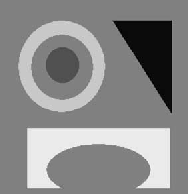
#> input picture Midterm-HW/Synthetic_image.png, 188 x 194 px
$ jupyter execute Q2-Anisotropic-diffusion.ipynb
#> lines starting #> are read from the running program, lines starting #| are printed output that depends on the picture
#### Question 2 - Anisotropic Diffusion

[cell 1]
import numpy as np
import matplotlib.pyplot as plt
from skimage import io, img_as_float
from skimage.color import rgb2gray
from skimage.metrics import peak_signal_noise_ratio as psnr
from skimage.metrics import structural_similarity as ssim
from skimage.restoration import denoise_tv_bregman, denoise_tv_chambolle
from scipy.ndimage import gaussian_filter

load the image and add noise at 18.4 dB PSNR (parts a, b)

[cell 2]
rng = np.random.default_rng(0)

# --- Load original (float in [0,1], grayscale) ---
orig = img_as_float(io.imread('Synthetic_image.png'))
if orig.ndim == 3:
    orig = rgb2gray(orig[..., :3])
#> orig: shape (194, 188) float64

# --- Add Gaussian noise so that PSNR = 18.4 dB ---
# PSNR = 10*log10(MAX^2 / MSE), with MAX = 1  ->  MSE = 10^(-PSNR/10), sigma = sqrt(MSE)
target = 18.4
sigma = np.sqrt(10 ** (-target / 10))
print(f"Target PSNR {target} dB  ->  noise sigma = {sigma:.4f}")

def add_noise(img, sigma):
#> called with sigma = 0.12
    return np.clip(img + rng.normal(0, sigma, img.shape), 0, 1)
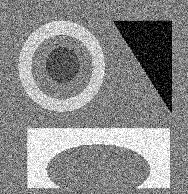
#> returned value: shape (194, 188) float64; min 0, max 1, mean 0.54

noisy = add_noise(orig, sigma)

# Clipping reduces the noise a little, so measure it and nudge sigma until it matches
for _ in range(30):
    measured = psnr(orig, noisy, data_range=1)
    if abs(measured - target) < 0.02:
        break
    sigma *= 10 ** ((measured - target) / 20)
    noisy = add_noise(orig, sigma)
#> this loop made 2 passes
#> (measured, sigma) on pass 1: (18.79, 0.126)
#> measured on pass 2: 18.39
#> pass 1, `noisy = add_noise(orig, sigma)`:
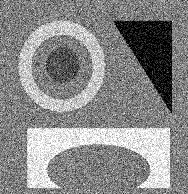
#> noisy: shape (194, 188) float64; min 0, max 1, mean 0.54
#> after the loop, sigma = 0.126
print(f"Measured PSNR of noisy image: {psnr(orig, noisy, data_range=1):.2f} dB")
#| Measured PSNR of noisy image: 18.39 dB

# Noisy next to original
fig, ax = plt.subplots(1, 2, figsize=(9, 4.5))
ax[0].imshow(orig, cmap='gray', vmin=0, vmax=1); ax[0].set_title('Original')
ax[1].imshow(noisy, cmap='gray', vmin=0, vmax=1); ax[1].set_title(f'Noisy (PSNR {psnr(orig, noisy, data_range=1):.1f} dB)')
for a in ax: a.axis('off')
plt.tight_layout(); plt.show()

Gaussian smoothing, TV, and Perona-Malik (parts c, d)

[cell 3]
# --- c. Gaussian, sigma = 2 ---
gauss = gaussian_filter(noisy, sigma=2)

# --- d. Total variation (split Bregman). NOTE: smaller weight = MORE smoothing here ---
tv_iso   = denoise_tv_bregman(noisy, weight=5, isotropic=True)
tv_aniso = denoise_tv_bregman(noisy, weight=5, isotropic=False)

# --- Perona-Malik (simple implementation for comparison) ---
def perona_malik(img, n_iter=40, kappa=0.1, gamma=0.2):
#> called with n_iter = 40, kappa = 0.1, gamma = 0.2
    u = img.copy()
    g = lambda d: np.exp(-(d / kappa) ** 2)     # edge-stopping function
    for _ in range(n_iter):
        p = np.pad(u, 1, mode='edge')
        dN = p[:-2, 1:-1] - u; dS = p[2:, 1:-1] - u
        dE = p[1:-1, 2:] - u;  dW = p[1:-1, :-2] - u
        u = u + gamma * (g(dN)*dN + g(dS)*dS + g(dE)*dE + g(dW)*dW)
#> this loop made 40 passes
#> pass 1, in perona_malik, `p = np.pad(u, 1, mode='edge')`:
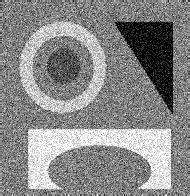
#> p: shape (196, 190) float64; min 0, max 1, mean 0.539
#> after the loop:
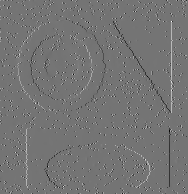
#> dE: shape (194, 188) float64; min -0.742, max 0.882, mean 6.79e-05; drawn with min black and max white
#> after the loop:
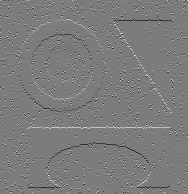
#> dS: shape (194, 188) float64; min -0.684, max 0.717, mean 7.89e-05; drawn with min black and max white
#> after the loop:
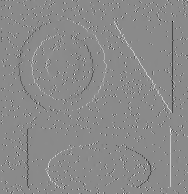
#> dW: shape (194, 188) float64; min -0.882, max 0.742, mean -6.79e-05; drawn with min black and max white
#> after the loop:
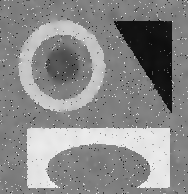
#> u: shape (194, 188) float64; min 0.000134, max 1, mean 0.54
    return u

pm = perona_malik(noisy)

results = {'Noisy': noisy, 'Gaussian σ=2': gauss, 'TV Bregman (iso)': tv_iso,
           'TV Bregman (aniso)': tv_aniso, 'Perona-Malik': pm}

fig, ax = plt.subplots(2, 3, figsize=(12, 8))
ax = ax.ravel()
ax[0].imshow(orig, cmap='gray', vmin=0, vmax=1); ax[0].set_title('Original')
for a, (name, im) in zip(ax[1:], results.items()):
    a.imshow(im, cmap='gray', vmin=0, vmax=1)
    a.set_title(f'{name}\nPSNR {psnr(orig, im, data_range=1):.2f} dB, SSIM {ssim(orig, im, data_range=1):.3f}')
#> this loop made 5 passes
#> name on passes 1 to 5: 'Noisy', 'Gaussian σ=2', 'TV Bregman (iso)', 'TV Bregman (aniso)', 'Perona-Malik'
for a in ax: a.axis('off')
plt.tight_layout(); plt.show()

tune the TV weight and compare edges (part d.iv)

[cell 4]
# Sweep the TV weight to find the best PSNR (and see the effect)
weights = [1, 2, 3, 5, 8, 12, 20]
scores = [psnr(orig, denoise_tv_bregman(noisy, weight=w, isotropic=True), data_range=1) for w in weights]
#> scores = [26.26, 27.69, 28.31, 28.35, 27.31, 25.64, 23.29]
for w, s in zip(weights, scores): print(f"weight={w:>3}: PSNR={s:.2f} dB")
#> this loop made 7 passes
#> (w, s) on passes 1 to 7: (1, 26.26), (2, 27.69), (3, 28.31), (5, 28.35), (8, 27.31), (12, 25.64), (20, 23.29)
#| weight=  1: PSNR=26.26 dB
#| weight=  2: PSNR=27.69 dB
#| weight=  3: PSNR=28.31 dB
#| weight=  5: PSNR=28.35 dB
#| weight=  8: PSNR=27.31 dB
#| weight= 12: PSNR=25.64 dB
#| weight= 20: PSNR=23.29 dB
best_w = weights[int(np.argmax(scores))]
#> best_w = 5
tv_best = denoise_tv_bregman(noisy, weight=best_w, isotropic=True)

# Edge profile through the middle row: TV keeps edges sharp, Gaussian smears them
row = orig.shape[0] // 2
#> row = 97
plt.figure(figsize=(10, 4))
plt.plot(orig[row], 'k', label='original')
plt.plot(gauss[row], 'b', label='Gaussian σ=2')
plt.plot(tv_best[row], 'r', label=f'TV (weight={best_w})')
plt.legend(); plt.title(f'Intensity profile, row {row}'); plt.show()

TV on the nature_creek image, per channel (part d.v)

[cell 5]
nature = img_as_float(io.imread('nature_creek.jpg'))   # adjust the filename/extension to yours
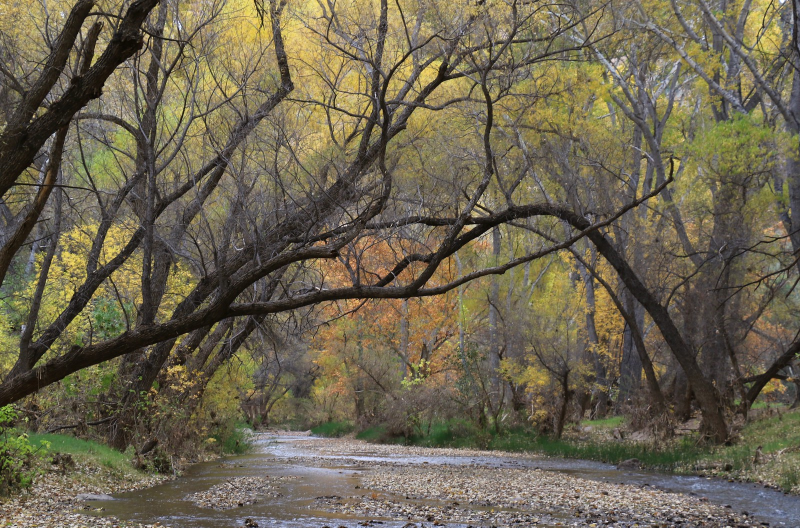
#> input picture Midterm-HW/nature_creek.jpg, 1600 x 1055 px (shown at 1/2 size)
if nature.ndim == 3:
    nature = nature[..., :3]                            # drop alpha if present

# Optional: add noise first so the denoising is visible (skip if your image is already noisy)
nature_noisy = np.clip(nature + rng.normal(0, 0.1, nature.shape), 0, 1)

def tv_rgb(img, weight=5):
#> called with weight = 5
    out = np.zeros_like(img)
    for c in range(3):                                  # each channel independently
        out[..., c] = denoise_tv_bregman(img[..., c], weight=weight, isotropic=True)
    return np.clip(out, 0, 1)

nature_tv = tv_rgb(nature_noisy, weight=5)

fig, ax = plt.subplots(1, 3, figsize=(15, 5))
for a, im, t in zip(ax, [nature, nature_noisy, nature_tv], ['Original', 'Noisy', 'TV (per channel)']):
    a.imshow(im); a.set_title(t); a.axis('off')
#> this loop made 3 passes
plt.tight_layout(); plt.show()

[cell 6]
from skimage.metrics import peak_signal_noise_ratio as psnr, structural_similarity as ssim

# 1. Numbers: compare against the clean original (valid because we added the noise ourselves)
def report(name, im):
#> called with name = 'Noisy'
    p = psnr(nature, im, data_range=1)
#> p = 20.13
    s = ssim(nature, im, data_range=1, channel_axis=2)
#> s = 0.498
    print(f"{name:<22} PSNR = {p:.2f} dB   SSIM = {s:.3f}")
#| Noisy                  PSNR = 20.13 dB   SSIM = 0.498

report("Noisy", nature_noisy)
for w in [2, 5, 10, 20]:
    report(f"TV weight={w}", tv_rgb(nature_noisy, weight=w))
#> this loop made 4 passes
#> (p in report, s in report) on passes 1 to 4: (23.7, 0.555), (25.32, 0.685), (26.06, 0.736), (24.87, 0.69)
#| TV weight=2            PSNR = 23.70 dB   SSIM = 0.555
#| TV weight=5            PSNR = 25.32 dB   SSIM = 0.685
#| TV weight=10           PSNR = 26.06 dB   SSIM = 0.736
#| TV weight=20           PSNR = 24.87 dB   SSIM = 0.690

# 2. Zoomed crop: pick a region with both branches and foliage
r0, r1, c0, c1 = 150, 300, 250, 450          # adjust to taste (rows, cols)
best = tv_rgb(nature_noisy, weight=5)         # change to the weight with the best PSNR

fig, ax = plt.subplots(1, 3, figsize=(15, 5))
for a, im, t in zip(ax, [nature, nature_noisy, best], ['Original', 'Noisy', 'TV']):
    a.imshow(im[r0:r1, c0:c1], interpolation='nearest')
    a.set_title(t); a.axis('off')
#> this loop made 3 passes
plt.tight_layout(); plt.show()
#> after `plt.tight_layout()`:
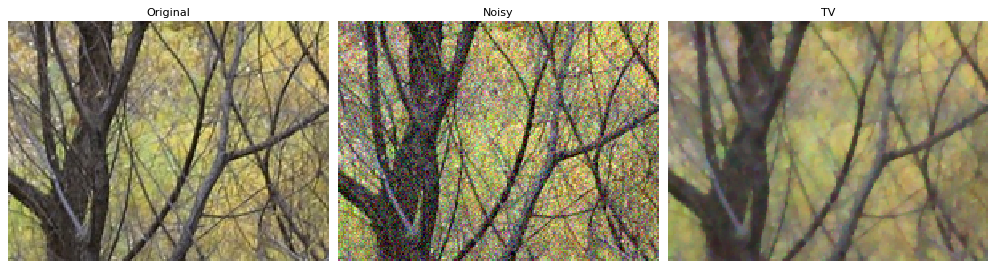
#> figure drawn by matplotlib, 3 panels

# 3. Difference image: what did TV remove? Should look like noise, not like edges
diff = np.abs(nature_noisy - best).mean(axis=2)
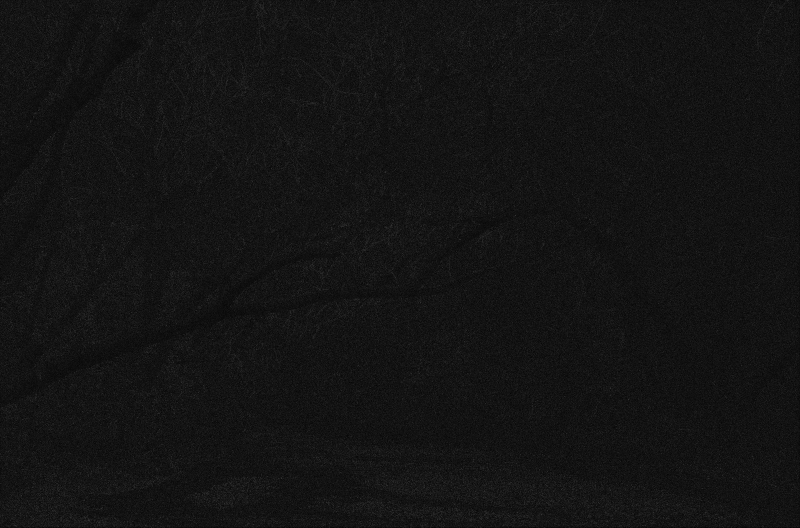
#> diff: shape (1055, 1600) float64 (shown at 1/2 size); min 0.000774, max 0.361, mean 0.0783
plt.figure(figsize=(6, 4)); plt.imshow(diff, cmap='gray'); plt.title('|Noisy − TV|'); plt.axis('off'); plt.show()
